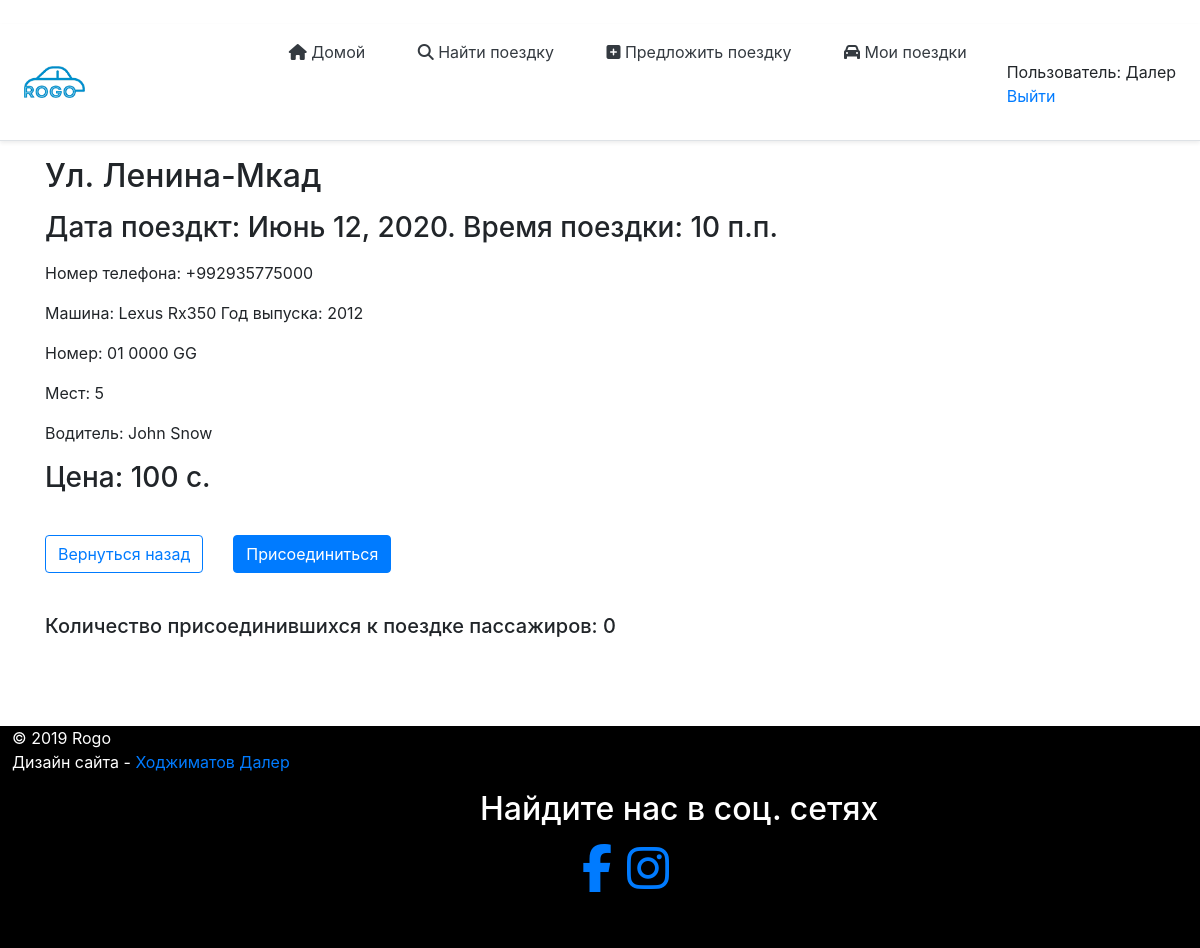
Page /rides/4/ (signed in) on the committed database.
### rides/models.py (models this page shows, shortened)
class Rides(models.Model):
    author = models.ForeignKey(User, on_delete = models.CASCADE, verbose_name = 'Создатель поездки', blank = True, null = True)
    date_create = models.DateTimeField(default=default_datetime(), null=True, blank = True, verbose_name = 'Дата создания')
    pick_up_location = models.CharField(max_length=120, verbose_name='Место сбора')
    drop_location = models.CharField(max_length=120, verbose_name='Пункт назначения')
    total_rides = models.IntegerField(verbose_name='Количество пассажиров(мин=1, макс=10)', validators=[MaxValueValidator(10),MinValueValidator(1)])
    date = models.DateField(verbose_name='Дата(гг-мм-дд)')
    time= models.TimeField(verbose_name='Время(ч:м)',auto_now=False, auto_now_add=False, null=True)
    price = models.CharField(max_length=120,verbose_name='Цена (с.)', default='')
    car = models.CharField(max_length=120,default='',verbose_name='Марка авто')
    car_number = models.CharField(max_length=12, verbose_name = 'Номер машины (01 0000 GG)', default = '')
    car_year_issue = models.CharField(max_length=4, verbose_name='Год выпуска машины', default = '')
    phone_number = models.CharField(max_length=15, default='', verbose_name='Номер телефона (используйте в начале код страны)')
    class Meta:
        verbose_name='Поездку' # отображение нужного названия в админ панели при редактировании
        verbose_name_plural='Поездки' # отображенпие нужного названия в панели админа

### rides/views.py (the view, shortened to what this page needs)
# urls.py: path('<int:pk>/',views.HomeDetailView.as_view(),name='ride_page'),
class HomeDetailView(CustomSuccssMessageMixin,FormMixin,DetailView):
    model = Rides
    form_class = JoinForm
    template_name = 'rides/ride.html'
    context_object_name = 'getRide'
    success_msg = 'Вы присоединилтсь к поездке.'

### rides/templates/rides/ride.html (shortened to what this page needs)
{% extends "rides/index.html" %}
{% block content %}
    <div class="container" style="padding-bottom:80px">
        <h2>{{getRide.pick_up_location}}-{{getRide.drop_location}}</h2>
        <p><h3>Дата поездкт: {{getRide.date}}. Время поездки: {{getRide.time}}</h3></p>
        <p>Номер телефона: {{getRide.phone_number}}</p>
        <p>Машина: {{getRide.car}} Год выпуска: {{getRide.car_year_issue}}</p>
        <p>Номер: {{getRide.car_number}}</p>
        <p>Мест: {{getRide.total_rides}}</p>
        <p>Водитель: {{getRide.author.first_name}} {{getRide.author.last_name}}</p>
        <p><h3>Цена: {{getRide.price}} c.</h3></p>
        <br>
        <div>
            <a style="float:left;" class="btn btn-outline-primary" href="/rides">Вернуться назад</a>
            {% if request.user == getRide.author %}
            {% else %}
            {% if getRide.total_rides == getRide.join_rides.all.count %}
            {% else %}
            <button style="float:left;margin-left:30px;" type="button" class="btn btn-primary" data-toggle="modal" data-target="#exampleModal">
                Присоединиться
            </button>
            {% endif %}
            {% endif %}
        </div> <br />
        <h5 style="margin-top:5%">Количество присоединившихся к поездке пассажиров: {{getRide.join_rides.all.count}}</h5>
    </div>
{% endblock %}

### rides/templates/rides/index.html (shortened to what this page needs)
﻿<html xmlns="http://www.w3.org/1999/xhtml">
<head>
    {% load static %}
    <link rel="stylesheet" href="https://stackpath.bootstrapcdn.com/bootstrap/4.4.1/css/bootstrap.min.css">
    <link rel="stylesheet" href="{% static 'mainApp/css/style.css' %}" type="text/css" />
    <link rel="stylesheet" href="{% static 'mainApp/css/media.css' %}" type="text/css" />
    <link href="/docs/4.4/dist/css/bootstrap.min.css" rel="stylesheet">
</head>
<body>
    <div class="wrapper">
        <div class="d-flex flex-md-row align-items-center p-3 px-md-4 mb-3 bg-white border-bottom shadow-sm">
            <a href="{% url 'index' %}"><img style="max-width: 65%" src="{% static 'mainApp/image/rogo.png' %}" /></a>
            <div class="top">
                <nav class="my-2 my-md-0 mr-md-3" style="float:left">
                    <a class="px-md-4 text-dark" href="{% url 'index' %}"><i class="fas fa-home"></i> Домой</a>
                    <a class="px-md-4 text-dark" href="/rides"><i class="fas fa-search"></i> Найти поездку</a>
                    <a class="px-md-4 text-dark" href={% url 'offerRide' %}><i class="fas fa-plus-square"></i> Предложить поездку</a>
                    {% if user.is_authenticated %}
                    <a class="px-md-4 text-dark" href="{% url 'myRides' %}"><i class="fas fa-car"></i> Мои поездки</a>
                    {% endif %}
                </nav>
                {% block sidebar %}
                <ul class="sidebar-nav" style="float:right">
                    {% if user.is_authenticated %}
                    <li> Пользователь: {{ request.user.first_name }}</li>
                    <li><a href="{% url 'logout'%}">Выйти</a></li>
                    {% else %}
                    <li><a class="btn btn-outline-primary" href="{% url 'login'%}">Войти</a></li>
                    <li><a class="btn btn-outline-primary" href="{% url 'register' %}">Регистрация</a></li>
                    {% endif %}
                </ul>
                {% endblock %}
            </div>
        </div>
        <div class="content1">
            {% block content %}
            {% endblock %}
        </div>
        <footer class="footer" style="background-color: black; color: white; max-width:100%; padding-bottom: 40px; bottom: 0;box-sizing: border-box; width:100%;">
            <p style="padding-left:1%">
                © 2019 Rogo
                <br />
                Дизайн сайта - <a style="text-decoration: none;" href="https://www.instagram.com/daler_hojimatov/?hl=ru">Ходжиматов Далер</a>
            </p>
            <div style="margin-left:40%; max-width:50%;">
                <p class="float-center"><h2><span>Найдите нас в соц. сетях</span></h2></p>
                <ul style="margin-left: 17%">
                    <li style="float:left;"><a target="_blank" href="https://www.facebook.com/rogo.tj"><i class="fa fa-3x fa-facebook"></i></a></li>
                    <li><a style="margin-left: 15px;" target="_blank" href="https://www.instagram.com/rogo.tj/"><i class="fa fa-3x fa-instagram"></i></a></li>
                </ul>
            </div>
        </footer>
    </div>
</body>
</html>

### static/mainApp/css/style.css (style rules this page uses)
body { background-image: url("image/pogoda.jpg"); }
.sidebar-nav { margin-top: 20px; padding: 0; list-style: none; }
html, body { height: 100%; width:100% }
* { margin: 0; padding: 0; }
.wrapper { height: 100%; width: 100% }
.content1 { height: 100%; width: 100% }
.content1 { width: 100% }

### static/mainApp/css/media.css (style rules this page uses)
* { transition: all .2s; }

### rides/templates/rides/index.html (style rules this page uses)
li { list-style-type: none; }
ul { margin-left: 0; padding-left: 0; }
* { margin: 0; padding: 0; }
html, body { height: 100%; }
.wrapper { display: table; height: 100%; }
.content1 { display: table-row; height: 100%; }

### rows in the picture
Rides: pick_up_location "Ул. Ленина", drop_location "Мкад", date "Июнь 12, 2020", time "10 п.п.", phone_number "+992935775000", car "Lexus Rx350", car_year_issue "2012", car_number "01 0000 GG", total_rides "5", author.first_name "John", author.last_name "Snow", price "100", join_rides.all.count "0"

### other values in the picture
{{ request.user.first_name }} "Далер"
